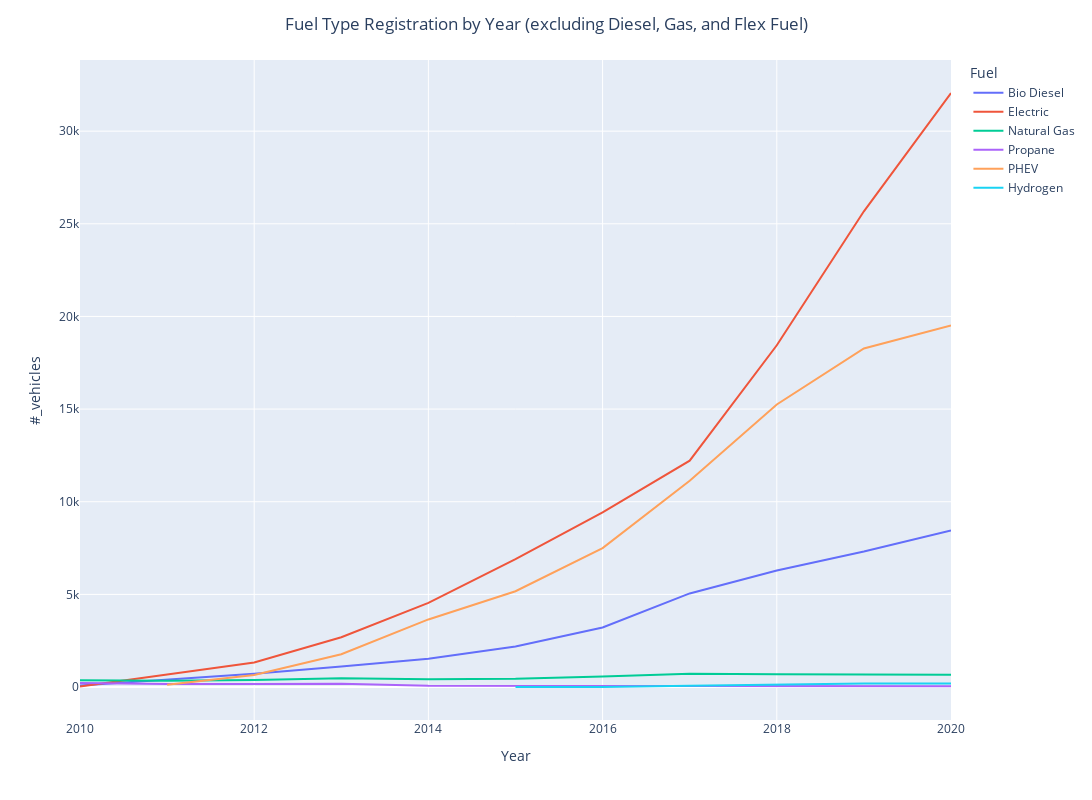

Notebook cell for this chart:
### Code cell
non_mainstram = ['Natural Gas',
                'Hydrogen ',
                'Bio Diesel',
                'Electric',
                'PHEV',
                'Propane']
              
other_fuels_df = veh_year.loc[veh_year['Fuel'].isin(non_mainstram),:]

title_string = 'Fuel Type Registration by Year (excluding Diesel, Gas, and Flex Fuel)'
fig = px.line(other_fuels_df, x="Year", y="#_vehicles", color='Fuel')
fig.update_layout(height=800,width=2000, title=title_string, title_x=0.5)
fig.show()

### Figure 1 — Plotly figure (JSON) as saved in the notebook; plotly's stock layout.template omitted (floating-point values rounded to 4 significant figures)
{"data": [{"hovertemplate": "Fuel=Bio Diesel<br>Year=%{x}<br>#_vehicles=%{y}<extra></extra>", "legendgroup": "Bio Diesel", "line": {"color": "#636efa", "dash": "solid"}, "marker": {"symbol": "circle"}, "mode": "lines", "name": "Bio Diesel", "orientation": "v", "showlegend": true, "type": "scatter", "x": [2010, 2011, 2012, 2013, 2014, 2015, 2016, 2017, 2018, 2019, 2020], "xaxis": "x", "y": [83, 381, 715, 1104, 1526, 2184, 3212, 5051, 6287, 7312, 8452], "yaxis": "y"}, {"hovertemplate": "Fuel=Electric<br>Year=%{x}<br>#_vehicles=%{y}<extra></extra>", "legendgroup": "Electric", "line": {"color": "#EF553B", "dash": "solid"}, "marker": {"symbol": "circle"}, "mode": "lines", "name": "Electric", "orientation": "v", "showlegend": true, "type": "scatter", "x": [2010, 2011, 2012, 2013, 2014, 2015, 2016, 2017, 2018, 2019, 2020], "xaxis": "x", "y": [29, 658, 1319, 2685, 4538, 6900, 9421, 12217, 18447, 25675, 32060], "yaxis": "y"}, {"hovertemplate": "Fuel=Natural Gas<br>Year=%{x}<br>#_vehicles=%{y}<extra></extra>", "legendgroup": "Natural Gas", "line": {"color": "#00cc96", "dash": "solid"}, "marker": {"symbol": "circle"}, "mode": "lines", "name": "Natural Gas", "orientation": "v", "showlegend": true, "type": "scatter", "x": [2010, 2011, 2012, 2013, 2014, 2015, 2016, 2017, 2018, 2019, 2020], "xaxis": "x", "y": [360, 340, 378, 468, 425, 443, 565, 716, 695, 691, 664], "yaxis": "y"}, {"hovertemplate": "Fuel=Propane<br>Year=%{x}<br>#_vehicles=%{y}<extra></extra>", "legendgroup": "Propane", "line": {"color": "#ab63fa", "dash": "solid"}, "marker": {"symbol": "circle"}, "mode": "lines", "name": "Propane", "orientation": "v", "showlegend": true, "type": "scatter", "x": [2010, 2011, 2012, 2013, 2014, 2015, 2016, 2017, 2018, 2019, 2020], "xaxis": "x", "y": [212, 160, 167, 180, 67, 56, 57, 46, 39, 36, 36], "yaxis": "y"}, {"hovertemplate": "Fuel=PHEV<br>Year=%{x}<br>#_vehicles=%{y}<extra></extra>", "legendgroup": "PHEV", "line": {"color": "#FFA15A", "dash": "solid"}, "marker": {"symbol": "circle"}, "mode": "lines", "name": "PHEV", "orientation": "v", "showlegend": true, "type": "scatter", "x": [2011, 2012, 2013, 2014, 2015, 2016, 2017, 2018, 2019, 2020], "xaxis": "x", "y": [128, 652, 1768, 3648, 5171, 7500, 11136, 15249, 18274, 19514], "yaxis": "y"}, {"hovertemplate": "Fuel=Hydrogen <br>Year=%{x}<br>#_vehicles=%{y}<extra></extra>", "legendgroup": "Hydrogen ", "line": {"color": "#19d3f3", "dash": "solid"}, "marker": {"symbol": "circle"}, "mode": "lines", "name": "Hydrogen ", "orientation": "v", "showlegend": true, "type": "scatter", "x": [2015, 2016, 2017, 2018, 2019, 2020], "xaxis": "x", "y": [1, 7, 64, 136, 186, 185], "yaxis": "y"}], "layout": {"height": 800, "legend": {"title": {"text": "Fuel"}, "tracegroupgap": 0}, "margin": {"t": 60}, "title": {"text": "Fuel Type Registration by Year (excluding Diesel, Gas, and Flex Fuel)", "x": 0.5}, "width": 2000, "xaxis": {"anchor": "y", "domain": [0, 1], "title": {"text": "Year"}}, "yaxis": {"anchor": "x", "domain": [0, 1], "title": {"text": "#_vehicles"}}}}
